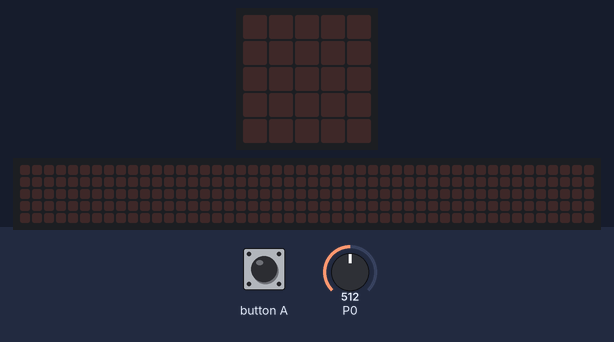
Bench run of a program on a simulated BBC micro:bit (MakeCode). On the bench: the board's 5×5 LED display, a strip that is not on the board, showing the scrolling text unrolled. Inputs (shaded band) come from the test bench; at power-on: P0 = 512 (analog values on the 0–1023 scale). The 48×5 strip is a reading aid, not a part: it shows the text the display is scrolling, unrolled, one strip-width of it at a time.

Above: at 1.2 s.
1.3 s: button A pressed for 0.15 s
At 1.67 s:
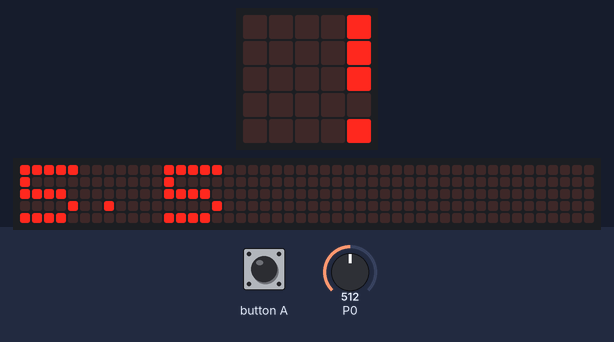
At 4.91 s:
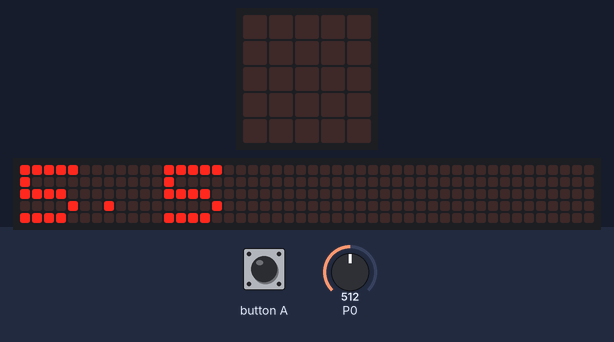
Timing chart, 0 to 6.4 s (numbered marks = the images above; inputs shaded):
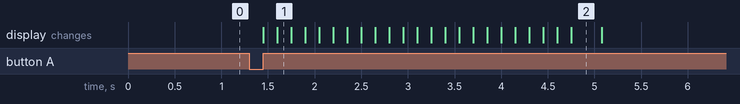

The program:

main.ts
```typescript
input.onButtonPressed(Button.A, function () {
    basic.showNumber(QOE)
})
let mAh = 0
let I = 0
let U = 0
let Temp = 0
let Analog = 0
let QOE = 0
serial.redirectToUSB()
let BUTTERY = 3000
let W = 0.15
basic.forever(function () {
    Analog = pins.analogReadPin(AnalogPin.P0)
    Temp = Analog / 1024
    U = Temp * 3.3
    I = W / U
    mAh = I * 6000
    QOE = BUTTERY / mAh
})
```

test.ts
```typescript
// 在此处测试；当此软件包作为插件使用时，将不会编译此软件包。
```

Measured:
- after the input at 1.3 s, the display: first changes after 0.15 s (image 1 shows a later state)
